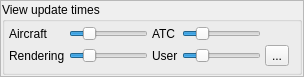
<?xml version="1.0" encoding="UTF-8"?>
<ui version="4.0">
 <class>CSettingsViewUpdateTimes</class>
 <widget class="QFrame" name="CSettingsViewUpdateTimes">
  <property name="geometry">
   <rect>
    <x>0</x>
    <y>0</y>
    <width>304</width>
    <height>77</height>
   </rect>
  </property>
  <property name="windowTitle">
   <string>Frame</string>
  </property>
  <property name="frameShape">
   <enum>QFrame::StyledPanel</enum>
  </property>
  <property name="frameShadow">
   <enum>QFrame::Raised</enum>
  </property>
  <layout class="QVBoxLayout" name="vl_UpdateTimes">
   <property name="leftMargin">
    <number>1</number>
   </property>
   <property name="topMargin">
    <number>1</number>
   </property>
   <property name="rightMargin">
    <number>1</number>
   </property>
   <property name="bottomMargin">
    <number>1</number>
   </property>
   <item>
    <widget class="QGroupBox" name="gb_ViewUpdateTimes">
     <property name="title">
      <string>View update times</string>
     </property>
     <layout class="QGridLayout" name="gl_ViewUpdateTimes">
      <property name="leftMargin">
       <number>4</number>
      </property>
      <property name="topMargin">
       <number>4</number>
      </property>
      <property name="rightMargin">
       <number>10</number>
      </property>
      <property name="bottomMargin">
       <number>4</number>
      </property>
      <property name="spacing">
       <number>4</number>
      </property>
      <item row="0" column="3">
       <widget class="QSlider" name="hs_AtcUpdateTime">
        <property name="minimum">
         <number>5</number>
        </property>
        <property name="maximum">
         <number>30</number>
        </property>
        <property name="singleStep">
         <number>5</number>
        </property>
        <property name="pageStep">
         <number>5</number>
        </property>
        <property name="value">
         <number>10</number>
        </property>
        <property name="orientation">
         <enum>Qt::Horizontal</enum>
        </property>
       </widget>
      </item>
      <item row="1" column="4">
       <widget class="QToolButton" name="tb_ResetUser">
        <property name="text">
         <string>...</string>
        </property>
        <property name="icon">
         <iconset resource="../../misc/misc.qrc">
          <normaloff>:/ant-design/icons/ant-design/reload.svg</normaloff>:/ant-design/icons/ant-design/reload.svg</iconset>
        </property>
       </widget>
      </item>
      <item row="1" column="2">
       <widget class="QLabel" name="lbl_UserUpdateTime">
        <property name="toolTip">
         <string>User update time (5-30s)</string>
        </property>
        <property name="text">
         <string>User</string>
        </property>
       </widget>
      </item>
      <item row="1" column="3">
       <widget class="QSlider" name="hs_UserUpdateTime">
        <property name="minimum">
         <number>5</number>
        </property>
        <property name="maximum">
         <number>30</number>
        </property>
        <property name="singleStep">
         <number>5</number>
        </property>
        <property name="pageStep">
         <number>5</number>
        </property>
        <property name="value">
         <number>10</number>
        </property>
        <property name="orientation">
         <enum>Qt::Horizontal</enum>
        </property>
       </widget>
      </item>
      <item row="0" column="0">
       <widget class="QLabel" name="lbl_AircraftUpdateTime">
        <property name="toolTip">
         <string>Aircraft update time (5-30s)</string>
        </property>
        <property name="text">
         <string>Aircraft</string>
        </property>
       </widget>
      </item>
      <item row="0" column="1">
       <widget class="QSlider" name="hs_AircraftUpdateTime">
        <property name="minimum">
         <number>5</number>
        </property>
        <property name="maximum">
         <number>30</number>
        </property>
        <property name="singleStep">
         <number>5</number>
        </property>
        <property name="pageStep">
         <number>5</number>
        </property>
        <property name="value">
         <number>10</number>
        </property>
        <property name="orientation">
         <enum>Qt::Horizontal</enum>
        </property>
       </widget>
      </item>
      <item row="1" column="1">
       <widget class="QSlider" name="hs_RenderingUpdateTime">
        <property name="minimum">
         <number>5</number>
        </property>
        <property name="maximum">
         <number>30</number>
        </property>
        <property name="singleStep">
         <number>5</number>
        </property>
        <property name="pageStep">
         <number>5</number>
        </property>
        <property name="value">
         <number>10</number>
        </property>
        <property name="orientation">
         <enum>Qt::Horizontal</enum>
        </property>
       </widget>
      </item>
      <item row="1" column="0">
       <widget class="QLabel" name="lbl_RenderingUpdateTime">
        <property name="toolTip">
         <string>Rendering update time (5-30s)</string>
        </property>
        <property name="text">
         <string>Rendering</string>
        </property>
       </widget>
      </item>
      <item row="0" column="2">
       <widget class="QLabel" name="lbl_AtcUpdateTime">
        <property name="toolTip">
         <string>ATC update time (5-30s)</string>
        </property>
        <property name="text">
         <string>ATC</string>
        </property>
       </widget>
      </item>
     </layout>
     <zorder>lbl_AircraftUpdateTime</zorder>
     <zorder>hs_AircraftUpdateTime</zorder>
     <zorder>lbl_RenderingUpdateTime</zorder>
     <zorder>hs_RenderingUpdateTime</zorder>
     <zorder>lbl_AtcUpdateTime</zorder>
     <zorder>hs_AtcUpdateTime</zorder>
     <zorder>lbl_UserUpdateTime</zorder>
     <zorder>hs_UserUpdateTime</zorder>
     <zorder>tb_ResetUser</zorder>
    </widget>
   </item>
  </layout>
 </widget>
 <resources>
  <include location="../../misc/misc.qrc"/>
 </resources>
 <connections/>
</ui>
